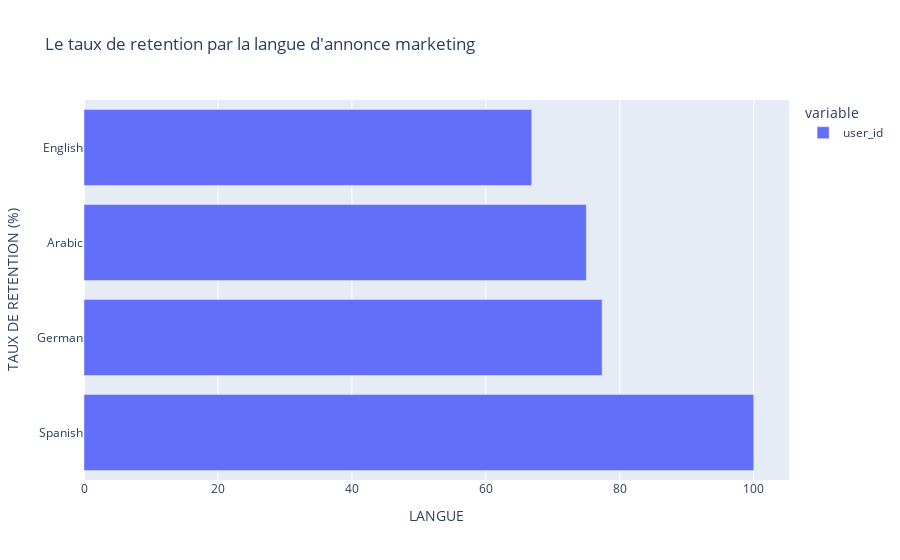

Write notebook code for a chart like this one.
### Markdown cell above
# visualisation des résultats

### Code cell
# Create side-by-side bar chart of `xgb`
fig_lang_retention = px.bar(
   taux_retention_par_langue.sort_values(ascending=False),
   orientation="h", 
   title="Le taux de retention par la langue d'annonce marketing" 
)
fig_lang_retention.update_layout(xaxis_title="LANGUE", yaxis_title="TAUX DE RETENTION (%)")
fig_lang_retention.show()

### Figure 1 — Plotly figure (JSON) as saved in the notebook; plotly's stock layout.template omitted (floating-point values rounded to 4 significant figures)
{"data": [{"alignmentgroup": "True", "hovertemplate": "variable=user_id<br>value=%{x}<br>language_displayed=%{y}<extra></extra>", "legendgroup": "user_id", "marker": {"color": "#636efa", "pattern": {"shape": ""}}, "name": "user_id", "offsetgroup": "user_id", "orientation": "h", "showlegend": true, "textposition": "auto", "type": "bar", "x": [100, 77.36, 75, 66.85], "xaxis": "x", "y": ["Spanish", "German", "Arabic", "English"], "yaxis": "y"}], "layout": {"barmode": "relative", "legend": {"title": {"text": "variable"}, "tracegroupgap": 0}, "title": {"text": "Le taux de retention par la langue d'annonce marketing"}, "xaxis": {"anchor": "y", "domain": [0, 1], "title": {"text": "LANGUE"}}, "yaxis": {"anchor": "x", "domain": [0, 1], "title": {"text": "TAUX DE RETENTION (%)"}}}}
